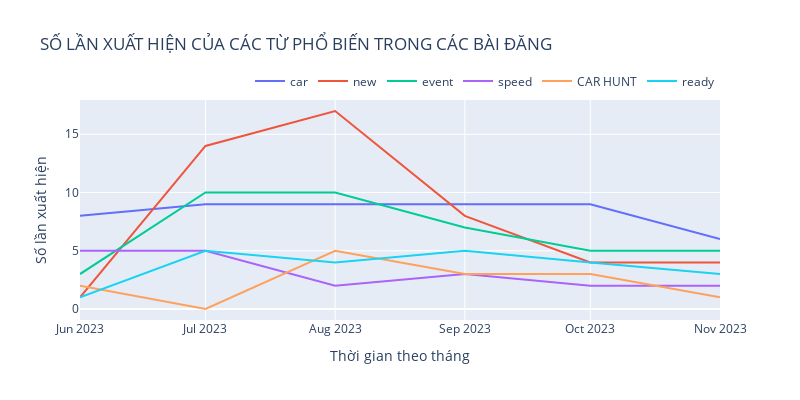

The notebook cell this image was saved under:
### Code cell
fig = go.Figure()

for word in popular_word:
    fig.add_trace(go.Scatter(x=word_data.index, y=word_data[word], mode='lines', name=word))

fig.update_layout(
    title="SỐ LẦN XUẤT HIỆN CỦA CÁC TỪ PHỔ BIẾN TRONG CÁC BÀI ĐĂNG",
    xaxis=dict(title='Thời gian theo tháng'),
    yaxis=dict(title='Số lần xuất hiện'),
    legend=dict(orientation="h", yanchor="bottom", y=1.02, xanchor="right", x=1),
    autosize=False,
    width=800,
    height=400,
)

fig.show()

### Figure 1 — Plotly figure (JSON) as saved in the notebook; plotly's stock layout.template omitted (floating-point values rounded to 4 significant figures)
{"data": [{"mode": "lines", "name": "car", "type": "scatter", "x": ["2023-06", "2023-07", "2023-08", "2023-09", "2023-10", "2023-11"], "y": [8, 9, 9, 9, 9, 6]}, {"mode": "lines", "name": "new", "type": "scatter", "x": ["2023-06", "2023-07", "2023-08", "2023-09", "2023-10", "2023-11"], "y": [1, 14, 17, 8, 4, 4]}, {"mode": "lines", "name": "event", "type": "scatter", "x": ["2023-06", "2023-07", "2023-08", "2023-09", "2023-10", "2023-11"], "y": [3, 10, 10, 7, 5, 5]}, {"mode": "lines", "name": "speed", "type": "scatter", "x": ["2023-06", "2023-07", "2023-08", "2023-09", "2023-10", "2023-11"], "y": [5, 5, 2, 3, 2, 2]}, {"mode": "lines", "name": "CAR HUNT", "type": "scatter", "x": ["2023-06", "2023-07", "2023-08", "2023-09", "2023-10", "2023-11"], "y": [2, 0, 5, 3, 3, 1]}, {"mode": "lines", "name": "ready", "type": "scatter", "x": ["2023-06", "2023-07", "2023-08", "2023-09", "2023-10", "2023-11"], "y": [1, 5, 4, 5, 4, 3]}], "layout": {"autosize": false, "height": 400, "legend": {"orientation": "h", "x": 1, "xanchor": "right", "y": 1.02, "yanchor": "bottom"}, "title": {"text": "SỐ LẦN XUẤT HIỆN CỦA CÁC TỪ PHỔ BIẾN TRONG CÁC BÀI ĐĂNG"}, "width": 800, "xaxis": {"title": {"text": "Thời gian theo tháng"}}, "yaxis": {"title": {"text": "Số lần xuất hiện"}}}}
